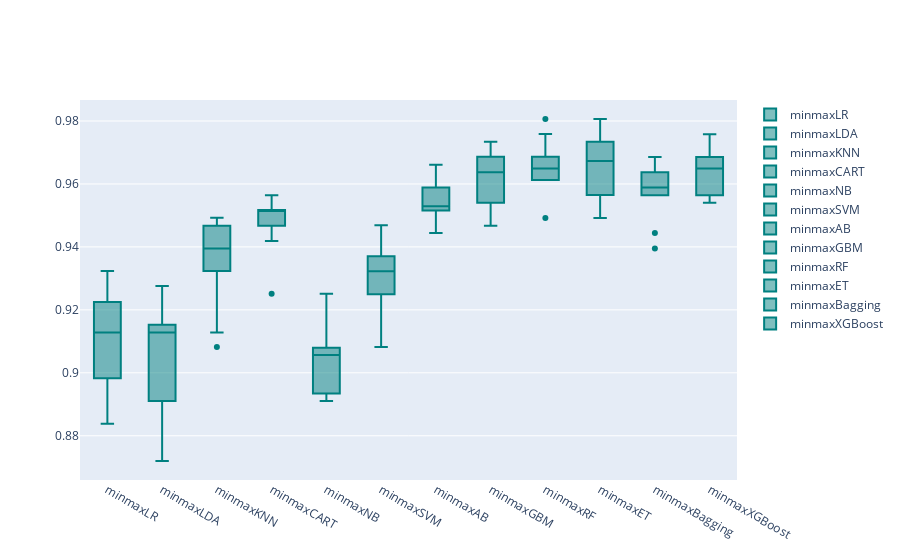

Notebook code cell kept with this figure:
### Code cell
models = GetScaledModel('minmax')
names,results = BasedLine2(X_train, y_train,models)
PlotBoxR().PlotResult(names,results)

scaledScoreMinMax = ScoreDataFrame(names,results)
compareModels = pd.concat([basedLineScore,
                           scaledScoreStandard,
                          scaledScoreMinMax], axis=1)
compareModels

### Figure 1 — Plotly figure (JSON) as saved in the notebook; plotly's stock layout.template omitted (floating-point values rounded to 4 significant figures)
{"data": [{"marker": {"color": "rgb(0, 128, 128)"}, "name": "minmaxLR", "type": "box", "y": [0.9251, 0.9324, 0.8937, 0.8838, 0.9201, 0.8983, 0.9128, 0.9128, 0.9031, 0.9225]}, {"marker": {"color": "rgb(0, 128, 128)"}, "name": "minmaxLDA", "type": "box", "y": [0.9275, 0.9179, 0.872, 0.8789, 0.9128, 0.908, 0.9128, 0.9128, 0.891, 0.9153]}, {"marker": {"color": "rgb(0, 128, 128)"}, "name": "minmaxKNN", "type": "box", "y": [0.9493, 0.9324, 0.9082, 0.9128, 0.9346, 0.9395, 0.9395, 0.9467, 0.9419, 0.9492]}, {"marker": {"color": "rgb(0, 128, 128)"}, "name": "minmaxCART", "type": "box", "y": [0.9517, 0.9517, 0.9251, 0.9492, 0.9419, 0.9564, 0.9467, 0.9516, 0.9564, 0.9516]}, {"marker": {"color": "rgb(0, 128, 128)"}, "name": "minmaxNB", "type": "box", "y": [0.9251, 0.9058, 0.8913, 0.891, 0.9007, 0.908, 0.9056, 0.908, 0.8935, 0.9177]}, {"marker": {"color": "rgb(0, 128, 128)"}, "name": "minmaxSVM", "type": "box", "y": [0.9469, 0.9324, 0.9082, 0.9153, 0.9298, 0.937, 0.9443, 0.9322, 0.9249, 0.937]}, {"marker": {"color": "rgb(0, 128, 128)"}, "name": "minmaxAB", "type": "box", "y": [0.9541, 0.9517, 0.9444, 0.9516, 0.9564, 0.9613, 0.9516, 0.9492, 0.9588, 0.9661]}, {"marker": {"color": "rgb(0, 128, 128)"}, "name": "minmaxGBM", "type": "box", "y": [0.9686, 0.9662, 0.9469, 0.9467, 0.9661, 0.9734, 0.954, 0.9613, 0.9588, 0.9734]}, {"marker": {"color": "rgb(0, 128, 128)"}, "name": "minmaxRF", "type": "box", "y": [0.9686, 0.9758, 0.9662, 0.9492, 0.9613, 0.9806, 0.9637, 0.9613, 0.9637, 0.9661]}, {"marker": {"color": "rgb(0, 128, 128)"}, "name": "minmaxET", "type": "box", "y": [0.971, 0.9638, 0.9565, 0.9492, 0.9564, 0.9806, 0.9806, 0.9685, 0.9661, 0.9734]}, {"marker": {"color": "rgb(0, 128, 128)"}, "name": "minmaxBagging", "type": "box", "y": [0.9614, 0.9565, 0.9444, 0.9395, 0.9564, 0.9685, 0.9564, 0.9637, 0.9613, 0.9637]}, {"marker": {"color": "rgb(0, 128, 128)"}, "name": "minmaxXGBoost", "type": "box", "y": [0.9638, 0.9686, 0.9589, 0.954, 0.9564, 0.9661, 0.9564, 0.9661, 0.9685, 0.9758]}], "layout": {}}
